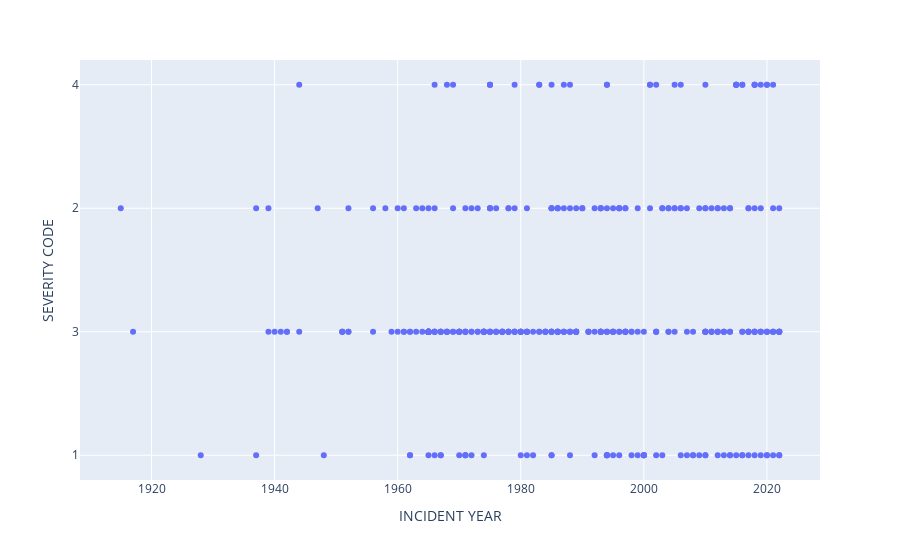

This figure's notebook cell:
### Code cell
df = df.rename(columns={'ï»¿SEVERITY CODE': 'SEVERITY CODE'})
fig = px.scatter(df, x="INCIDENT YEAR", y="SEVERITY CODE") # crear un gráfico de dispersión
fig.show() # crear gráfico de dispersión

### Figure 1 — Plotly figure (JSON) as saved in the notebook; plotly's stock layout.template omitted (floating-point values rounded to 4 significant figures; data arrays with more than 128 entries replaced by an {"elided": "..."} marker saying what was removed)
{"data": [{"hovertemplate": "INCIDENT YEAR=%{x}<br>SEVERITY CODE=%{y}<extra></extra>", "legendgroup": "", "marker": {"color": "#636efa", "symbol": "circle"}, "mode": "markers", "name": "", "orientation": "v", "showlegend": false, "type": "scatter", "x": {"elided": "376 str values"}, "xaxis": "x", "y": {"elided": "376 str values"}, "yaxis": "y"}], "layout": {"legend": {"tracegroupgap": 0}, "margin": {"t": 60}, "xaxis": {"anchor": "y", "domain": [0, 1], "title": {"text": "INCIDENT YEAR"}}, "yaxis": {"anchor": "x", "domain": [0, 1], "title": {"text": "SEVERITY CODE"}}}}
